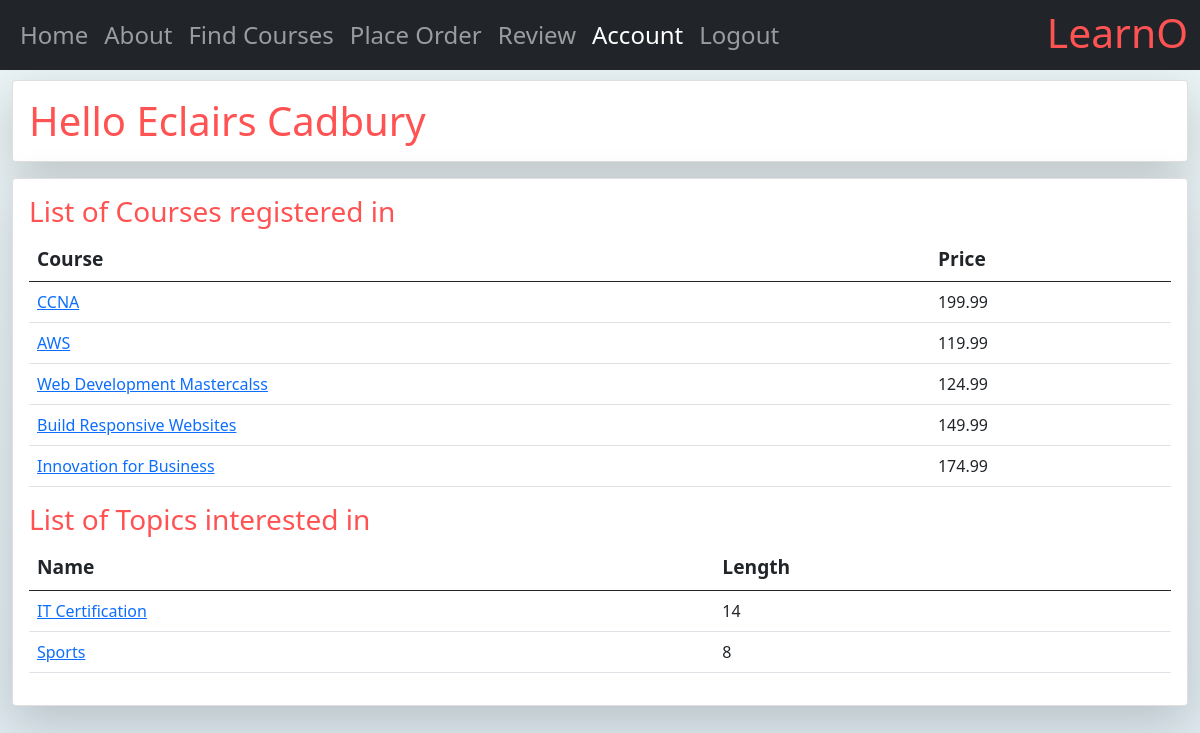
/myapp/myaccount (signed in), run on the app's committed database.
### myapp/models.py (models this page shows, shortened)
class Course(models.Model):
    title = models.CharField(max_length=200)
    topic = models.ForeignKey(Topic, related_name='courses', on_delete=models.CASCADE)
    price = models.DecimalField(max_digits=10, decimal_places=2)
    for_everyone = models.BooleanField(default=True)
    description = models.TextField(blank=True)
    num_reviews = models.PositiveIntegerField(default=0)

class Topic(models.Model):
    name = models.CharField(max_length=200)
    length = models.PositiveBigIntegerField(default=12)

### myapp/views.py (the view)
# urls.py: path(r'myaccount', views.myaccount, name='myaccount'),
@login_required()
def myaccount(request):
    courses = []
    interested_in = []
    student_id = request.user.id
    try:
        student = Student.objects.get(pk=student_id)
        if request.user.is_authenticated:
            first_name = student.first_name
            last_name = student.last_name
            courses.extend(student.registered_courses.all())
            interested_in.extend(student.interested_in.all())
            return render(request, "myapp/myaccount.html",
                          {'first_name': first_name, 'last_name': last_name, 'courses': courses,
                           'interested_in': interested_in})
        else:
            return render(request, "myapp/myaccount.html", {'error': 'You are not a registered student!'})
    except Student.DoesNotExist:
        return render(request, "myapp/myaccount.html", {'error': 'You are not a registered student!'})

### myapp/templates/myapp/myaccount.html
{% extends 'myapp/base.html' %}
{% block myhdg %}
    {% if first_name or last_name %}
        Hello {{ first_name }} {{ last_name }}
    {% else %}
        {{ block.super }}
    {% endif %}
{% endblock %}
{% block body_block %}
    {% if error %}
        <div class="alert alert-danger mb-0" role="alert">
            <h3 class="text-danger">{{ error }}</h3>
        </div>
    {% else %}
        {% if courses %}
            <h3>List of Courses registered in</h3>
            <table class="table">
                <thead>
                    <tr>
                        <th>Course</th>
                        <th>Price</th>
                    </tr>
                </thead>
                <tbody>
                    {% for course in courses %}
                        <tr>
                            <td><a href="{% url "myapp:course" course_id=course.id %}">{{ course.title }}</a></td>
                            <td> {{ course.price }} </td>
                        </tr>
                    {% endfor %}
                </tbody>
            </table>
        {% else %}
            <div class="alert alert-warning" role="alert">
                No courses registered in!
            </div>
        {% endif %}
        {% if interested_in %}
            <h3>List of Topics interested in</h3>
            <table class="table">
                <thead>
                    <tr>
                        <th>Name</th>
                        <th>Length</th>
                    </tr>
                </thead>
                <tbody>
                    {% for topic in interested_in %}
                        <tr>
                            <td><a href="{% url "myapp:details" topic_id=topic.id %}"> {{ topic.name }} </a></td>
                            <td> {{ topic.length }} </td>
                        </tr>
                    {% endfor %}
                </tbody>
            </table>
        {% else %}
            <div class="alert alert-warning" role="alert">
                No topics interested in!
            </div>
        {% endif %}
    {% endif %}
{% endblock %}

### myapp/static/myapp/main.css (style rules this page uses)
html { background: linear-gradient(#ebf4f5, #b5c6e0); background-size: cover; background-size: 400% 400%; animation: AnimationName 1s ease infinite; min-height: 100vh; }
body { background: transparent !important; }
h1, h2, h3 { color: #FF5252; }
th { font-size: 1.2em; }

### data on the page
Course: title "CCNA", price "199.99"
Course: title "AWS", price "119.99"
Course: title "Web Development Mastercalss", price "124.99"
Course: title "Build Responsive Websites", price "149.99"
Course: title "Innovation for Business", price "174.99"
Topic: name "IT Certification", length "14"
Topic: name "Sports", length "8"

### other printed values
{{ first_name }} "Eclairs"
{{ last_name }} "Cadbury"
